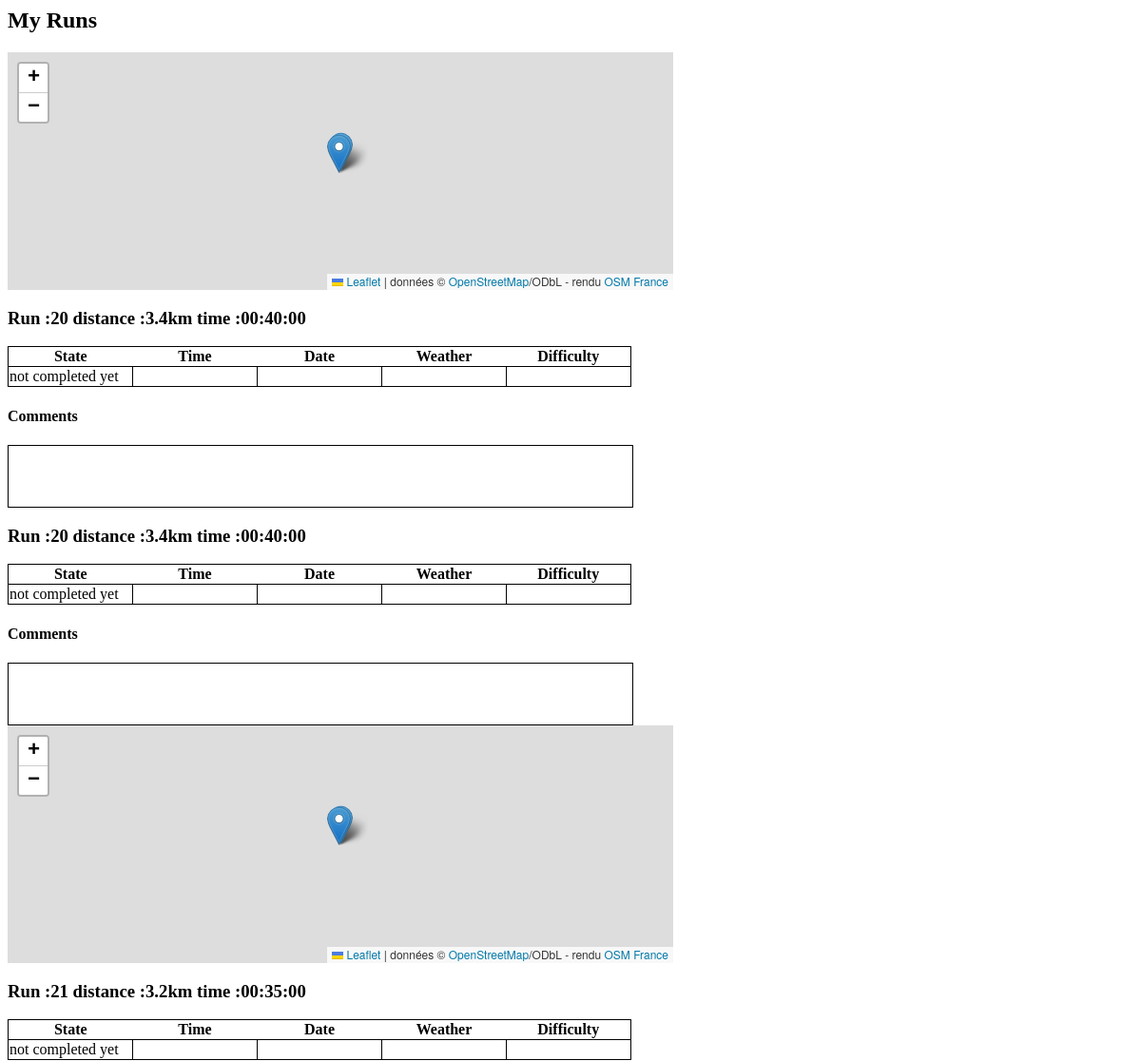
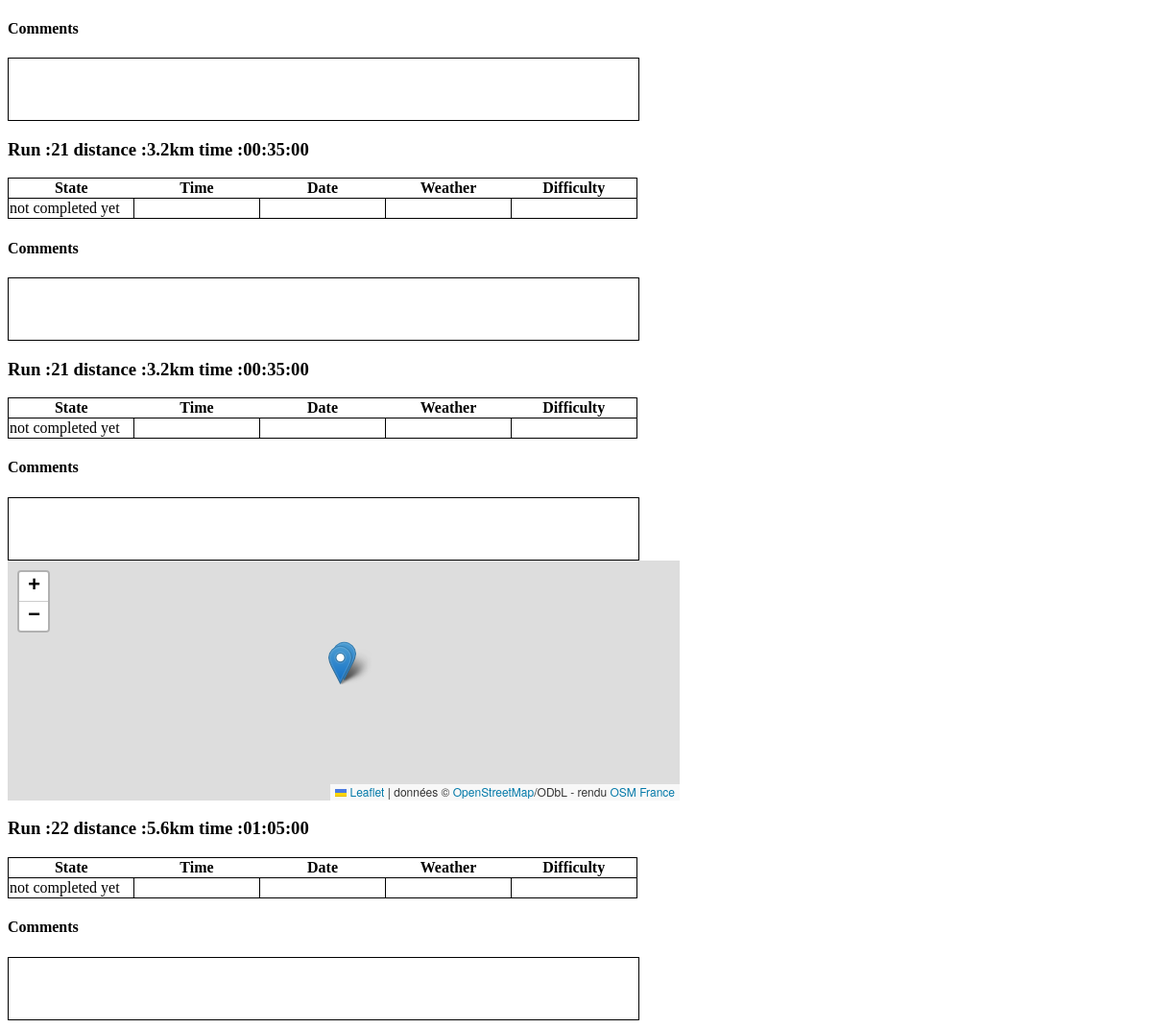
Page /runs_visit.php?id=1 on the committed database (2 pictures, top to bottom).
### tables this page shows
CREATE TABLE `waypoints` (
  `id_run` int(11) NOT NULL,
  `order_waypoint` int(11) NOT NULL,
  `latitude` decimal(18,15) NOT NULL,
  `longitude` decimal(18,15) NOT NULL
);

CREATE TABLE `run_saved` (
  `number_run` int(11) NOT NULL,
  `id_run` int(11) NOT NULL,
  `id_account` int(11) NOT NULL,
  `completed` tinyint(1) DEFAULT NULL,
  `date` date DEFAULT NULL,
  `time` time DEFAULT NULL,
  `difficulty` varchar(255) DEFAULT NULL,
  `weather` varchar(255) DEFAULT NULL,
  `comments` text DEFAULT NULL
);

### runs_visit.php (the view, shortened to what this page needs)
<html>
    <link rel="stylesheet" href="https://unpkg.com/leaflet@1.3.1/dist/leaflet.css" />
    <link rel="stylesheet" type="text/css" href="projet_css/my_runs.css"/>
    <body>
        <div>
            <h2>
                My Runs
            </h2>
            <?php
                $id = $_GET["id"];
                $bdd = new PDO("mysql:host=localhost;dbname=projet_if3;charset=utf8", "root", "");
                $req_run = $bdd->prepare("SELECT run_saved.id_run, run.distance, run.time FROM run_saved INNER JOIN run ON run_saved.id_run = run.id_run WHERE id_account = ? GROUP BY id_run");
                $req_run->execute([$id]);
                $run = $req_run->fetch();
                if($run == null) {
                    echo "You haven't planned a run yet";
                } else {
                    $i = 0;
                    while($run != null) {
            ?>
            <div>
                <div <?php echo "id='map".$i."'"; ?>>
                </div>
                <?php
                    $req_run_id = $bdd->prepare("SELECT * FROM `run_saved` WHERE id_account = ? AND id_run = ? ORDER BY time ASC");
                    $req_run_id->execute([$id, $run["id_run"]]);
                    $run_id = $req_run_id->fetch();
                    while($run_id != null) {
                ?>
                <div class="table_run">
                    <h3> <?php echo"Run :".$run_id["id_run"]." distance :".$run["distance"]."km time :".$run["time"]; ?> </h3>
                    <table>
                        <tr>
                            <th> State </th>
                            <th> Time </th>
                            <th> Date </th>
                            <th> Weather </th>
                            <th> Difficulty </th>
                        </tr>
                        <tr>
                            <td>
                                <?php
                                    if($run_id["completed"] != NULL){
                                        echo "completed";
                                    } else{
                                        echo "not completed yet</td>";
                                    }
                                ?>
                            <td>
                            </td>
                            <td>
                            </td>
                            <td>
                            </td>
                            <td>
                            </td>
                        </tr>
                    </table>
                    <div>
                        <h4> Comments </h4>
                        <div class="comments">
                        </div>
                    </div>
                </div>
            </div>
                <?php
                    $run_id = $req_run_id->fetch();
                    }
                ?>
            <?php
                    $i ++;
                    $run = $req_run->fetch();
                    }
                }
            ?>
    </body>
</html>

### projet_css/my_runs.css (style rules this page uses)
*[id^="map"] { height:250px; width: 700px; }
table { border-width:1px; border-style:solid; border-color:black; border-collapse:collapse; }
td { border-width:1px; border-style:solid; border-color:black; width: 8rem; }
.comments { border-width:1px; border-style:solid; border-color:black; width: 41rem; height: 4rem; }

### rows in the picture
run_saved: id_run "20", distance "3.4", time "00:40:00", shows "not completed yet"
run_saved: id_run "20", distance "3.4", time "00:40:00", shows "not completed yet"
run_saved: id_run "21", distance "3.2", time "00:35:00", shows "not completed yet"
run_saved: id_run "21", distance "3.2", time "00:35:00", shows "not completed yet"
run_saved: id_run "21", distance "3.2", time "00:35:00", shows "not completed yet"
run_saved: id_run "22", distance "5.6", time "01:05:00", shows "not completed yet"
